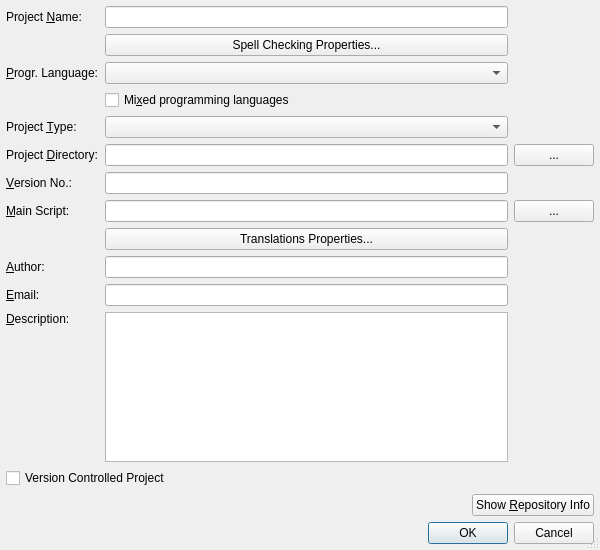
<?xml version="1.0" encoding="UTF-8"?>
<ui version="4.0">
 <class>PropertiesDialog</class>
 <widget class="QDialog" name="PropertiesDialog">
  <property name="geometry">
   <rect>
    <x>0</x>
    <y>0</y>
    <width>600</width>
    <height>550</height>
   </rect>
  </property>
  <property name="maximumSize">
   <size>
    <width>16777215</width>
    <height>16777215</height>
   </size>
  </property>
  <property name="windowTitle">
   <string>Project Properties</string>
  </property>
  <property name="whatsThis">
   <string>&lt;b&gt;Project Properties Dialog&lt;/b&gt;
&lt;p&gt;This dialog is used to show and edit the projects properties.&lt;/p&gt;
&lt;p&gt;If the project is controlled by a version control system, the &quot;Show Repository Info&quot; button displays information about the repository.&lt;/p&gt;</string>
  </property>
  <property name="sizeGripEnabled">
   <bool>true</bool>
  </property>
  <layout class="QVBoxLayout" name="verticalLayout">
   <item>
    <layout class="QGridLayout" name="gridLayout">
     <item row="0" column="0">
      <widget class="QLabel" name="nameLabel">
       <property name="text">
        <string>Project &amp;Name:</string>
       </property>
       <property name="buddy">
        <cstring>nameEdit</cstring>
       </property>
      </widget>
     </item>
     <item row="0" column="1">
      <widget class="QLineEdit" name="nameEdit">
       <property name="toolTip">
        <string>Enter the project name</string>
       </property>
       <property name="whatsThis">
        <string>&lt;b&gt;Project Name&lt;/b&gt;
&lt;p&gt;Enter the project name&lt;/p&gt;</string>
       </property>
      </widget>
     </item>
     <item row="1" column="1">
      <widget class="QPushButton" name="spellPropertiesButton">
       <property name="toolTip">
        <string>Press to edit the spell checking properties</string>
       </property>
       <property name="text">
        <string>Spell Checking Properties...</string>
       </property>
      </widget>
     </item>
     <item row="2" column="0">
      <widget class="QLabel" name="textLabel1">
       <property name="text">
        <string>&amp;Progr. Language:</string>
       </property>
       <property name="buddy">
        <cstring>languageComboBox</cstring>
       </property>
      </widget>
     </item>
     <item row="2" column="1">
      <widget class="QComboBox" name="languageComboBox">
       <property name="toolTip">
        <string>Select the project's programming language</string>
       </property>
      </widget>
     </item>
     <item row="3" column="1">
      <widget class="QCheckBox" name="mixedLanguageCheckBox">
       <property name="toolTip">
        <string>Select, if the project uses other programming languages as well</string>
       </property>
       <property name="text">
        <string>Mi&amp;xed programming languages</string>
       </property>
       <property name="shortcut">
        <string>Alt+X</string>
       </property>
      </widget>
     </item>
     <item row="4" column="0">
      <widget class="QLabel" name="textLabel1_2">
       <property name="text">
        <string>Project &amp;Type:</string>
       </property>
       <property name="buddy">
        <cstring>projectTypeComboBox</cstring>
       </property>
      </widget>
     </item>
     <item row="4" column="1">
      <widget class="QComboBox" name="projectTypeComboBox">
       <property name="toolTip">
        <string>Select the type of the project</string>
       </property>
      </widget>
     </item>
     <item row="5" column="0">
      <widget class="QLabel" name="dirLabel">
       <property name="text">
        <string>Project &amp;Directory:</string>
       </property>
       <property name="buddy">
        <cstring>dirEdit</cstring>
       </property>
      </widget>
     </item>
     <item row="5" column="1">
      <widget class="QLineEdit" name="dirEdit">
       <property name="toolTip">
        <string>Enter the project directory</string>
       </property>
       <property name="whatsThis">
        <string>&lt;b&gt;Project Directory&lt;/b&gt;
&lt;p&gt;Enter the project directory. You may select it
 with a dialog by pressing the button to the right.&lt;/p&gt;</string>
       </property>
      </widget>
     </item>
     <item row="5" column="2">
      <widget class="QPushButton" name="dirButton">
       <property name="toolTip">
        <string>Show directory selection dialog</string>
       </property>
       <property name="whatsThis">
        <string>&lt;b&gt;Project Directory&lt;/b&gt;
&lt;p&gt;Select a project directory via a directory selection dialog.&lt;/p&gt;</string>
       </property>
       <property name="text">
        <string>...</string>
       </property>
      </widget>
     </item>
     <item row="6" column="0">
      <widget class="QLabel" name="versionLabel">
       <property name="text">
        <string>&amp;Version No.:</string>
       </property>
       <property name="buddy">
        <cstring>versionEdit</cstring>
       </property>
      </widget>
     </item>
     <item row="6" column="1">
      <widget class="QLineEdit" name="versionEdit">
       <property name="toolTip">
        <string>Enter the version number</string>
       </property>
       <property name="whatsThis">
        <string>&lt;b&gt;Version No.&lt;/b&gt;
&lt;p&gt;Enter the version no.&lt;/p&gt;</string>
       </property>
      </widget>
     </item>
     <item row="7" column="0">
      <widget class="QLabel" name="mainscriptLabel">
       <property name="text">
        <string>&amp;Main Script:</string>
       </property>
       <property name="buddy">
        <cstring>mainscriptEdit</cstring>
       </property>
      </widget>
     </item>
     <item row="7" column="1">
      <widget class="QLineEdit" name="mainscriptEdit">
       <property name="toolTip">
        <string>Enter the main script</string>
       </property>
       <property name="whatsThis">
        <string>&lt;b&gt;Main Script&lt;/b&gt;
&lt;p&gt;Enter the main script of the project. You may select it
 with a dialog by pressing the button to the right.&lt;/p&gt;</string>
       </property>
      </widget>
     </item>
     <item row="7" column="2">
      <widget class="QPushButton" name="mainscriptButton">
       <property name="toolTip">
        <string>Show file selection dialog</string>
       </property>
       <property name="whatsThis">
        <string>&lt;b&gt;Main Script&lt;/b&gt;
&lt;p&gt;Select the projects main script via a file selection dialog.&lt;/p&gt;</string>
       </property>
       <property name="text">
        <string>...</string>
       </property>
      </widget>
     </item>
     <item row="8" column="1">
      <widget class="QPushButton" name="transPropertiesButton">
       <property name="toolTip">
        <string>Press to edit the translations properties</string>
       </property>
       <property name="text">
        <string>Translations Properties...</string>
       </property>
      </widget>
     </item>
     <item row="9" column="0">
      <widget class="QLabel" name="authorLabel">
       <property name="text">
        <string>&amp;Author:</string>
       </property>
       <property name="buddy">
        <cstring>authorEdit</cstring>
       </property>
      </widget>
     </item>
     <item row="9" column="1">
      <widget class="QLineEdit" name="authorEdit">
       <property name="toolTip">
        <string>Enter authors name</string>
       </property>
       <property name="whatsThis">
        <string>&lt;b&gt;Author&lt;/b&gt;
&lt;p&gt;Enter the name of the author.&lt;/p&gt;</string>
       </property>
      </widget>
     </item>
     <item row="10" column="0">
      <widget class="QLabel" name="emailLabel">
       <property name="text">
        <string>&amp;Email:</string>
       </property>
       <property name="buddy">
        <cstring>emailEdit</cstring>
       </property>
      </widget>
     </item>
     <item row="10" column="1">
      <widget class="QLineEdit" name="emailEdit">
       <property name="toolTip">
        <string>Enter authors email</string>
       </property>
       <property name="whatsThis">
        <string>&lt;b&gt;Email&lt;/b&gt;
&lt;p&gt;Enter the email address of the author&lt;/p&gt;</string>
       </property>
      </widget>
     </item>
     <item row="11" column="0">
      <widget class="QLabel" name="descriptionLabel">
       <property name="text">
        <string>&amp;Description:</string>
       </property>
       <property name="alignment">
        <set>Qt::AlignTop</set>
       </property>
       <property name="buddy">
        <cstring>descriptionEdit</cstring>
       </property>
      </widget>
     </item>
     <item row="11" column="1">
      <widget class="QTextEdit" name="descriptionEdit">
       <property name="toolTip">
        <string>Enter description</string>
       </property>
       <property name="whatsThis">
        <string>&lt;b&gt;Description&lt;/b&gt;
&lt;p&gt;Enter a short description for the project.&lt;/p&gt;</string>
       </property>
       <property name="tabChangesFocus">
        <bool>true</bool>
       </property>
       <property name="acceptRichText">
        <bool>false</bool>
       </property>
      </widget>
     </item>
    </layout>
   </item>
   <item>
    <widget class="QCheckBox" name="vcsCheckBox">
     <property name="toolTip">
      <string>Select to create a version controlled project</string>
     </property>
     <property name="text">
      <string>Version Controlled Project</string>
     </property>
    </widget>
   </item>
   <item>
    <layout class="QHBoxLayout" name="_2">
     <item>
      <widget class="QLabel" name="vcsLabel">
       <property name="sizePolicy">
        <sizepolicy hsizetype="MinimumExpanding" vsizetype="Preferred">
         <horstretch>0</horstretch>
         <verstretch>0</verstretch>
        </sizepolicy>
       </property>
       <property name="text">
        <string/>
       </property>
      </widget>
     </item>
     <item>
      <widget class="QPushButton" name="vcsInfoButton">
       <property name="toolTip">
        <string>Press to show information about the repository</string>
       </property>
       <property name="text">
        <string>Show &amp;Repository Info</string>
       </property>
       <property name="shortcut">
        <string>Alt+R</string>
       </property>
      </widget>
     </item>
    </layout>
   </item>
   <item>
    <widget class="QDialogButtonBox" name="buttonBox">
     <property name="orientation">
      <enum>Qt::Horizontal</enum>
     </property>
     <property name="standardButtons">
      <set>QDialogButtonBox::Cancel|QDialogButtonBox::Ok</set>
     </property>
    </widget>
   </item>
  </layout>
 </widget>
 <layoutdefault spacing="6" margin="6"/>
 <pixmapfunction>qPixmapFromMimeSource</pixmapfunction>
 <tabstops>
  <tabstop>nameEdit</tabstop>
  <tabstop>spellPropertiesButton</tabstop>
  <tabstop>languageComboBox</tabstop>
  <tabstop>mixedLanguageCheckBox</tabstop>
  <tabstop>projectTypeComboBox</tabstop>
  <tabstop>dirEdit</tabstop>
  <tabstop>dirButton</tabstop>
  <tabstop>versionEdit</tabstop>
  <tabstop>mainscriptEdit</tabstop>
  <tabstop>mainscriptButton</tabstop>
  <tabstop>transPropertiesButton</tabstop>
  <tabstop>authorEdit</tabstop>
  <tabstop>emailEdit</tabstop>
  <tabstop>descriptionEdit</tabstop>
  <tabstop>vcsCheckBox</tabstop>
  <tabstop>vcsInfoButton</tabstop>
  <tabstop>buttonBox</tabstop>
 </tabstops>
 <resources/>
 <connections>
  <connection>
   <sender>buttonBox</sender>
   <signal>accepted()</signal>
   <receiver>PropertiesDialog</receiver>
   <slot>accept()</slot>
   <hints>
    <hint type="sourcelabel">
     <x>57</x>
     <y>511</y>
    </hint>
    <hint type="destinationlabel">
     <x>57</x>
     <y>529</y>
    </hint>
   </hints>
  </connection>
  <connection>
   <sender>buttonBox</sender>
   <signal>rejected()</signal>
   <receiver>PropertiesDialog</receiver>
   <slot>reject()</slot>
   <hints>
    <hint type="sourcelabel">
     <x>143</x>
     <y>516</y>
    </hint>
    <hint type="destinationlabel">
     <x>145</x>
     <y>531</y>
    </hint>
   </hints>
  </connection>
 </connections>
</ui>
